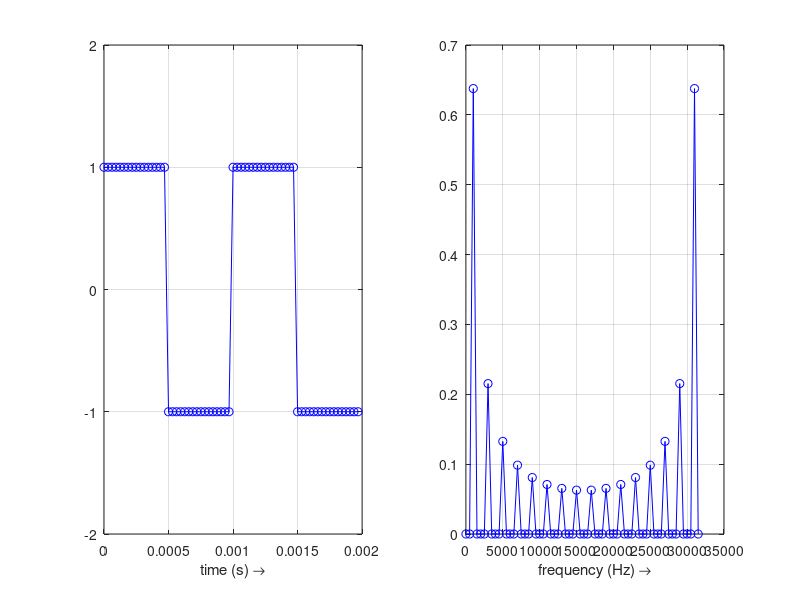
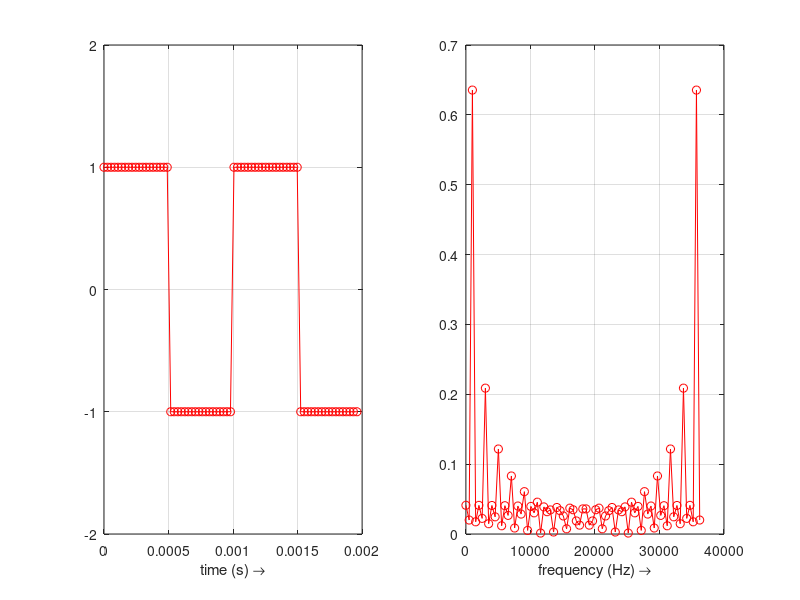
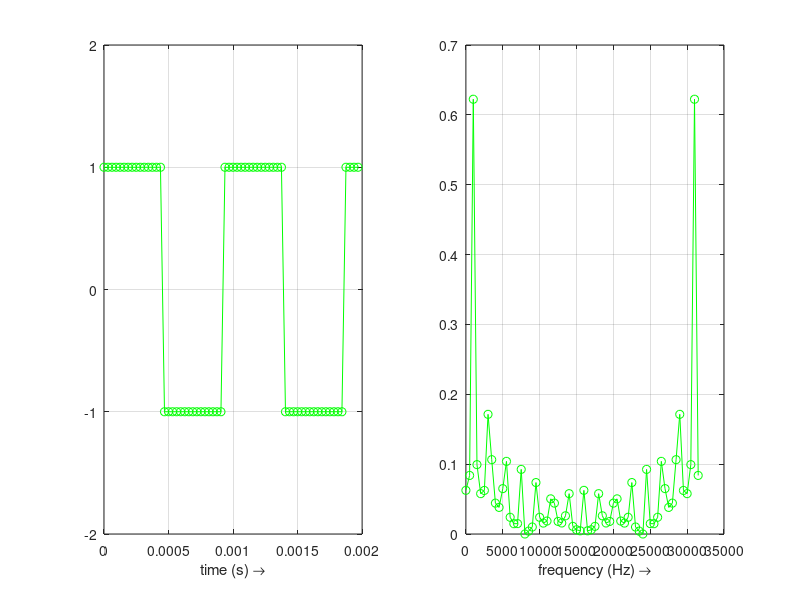
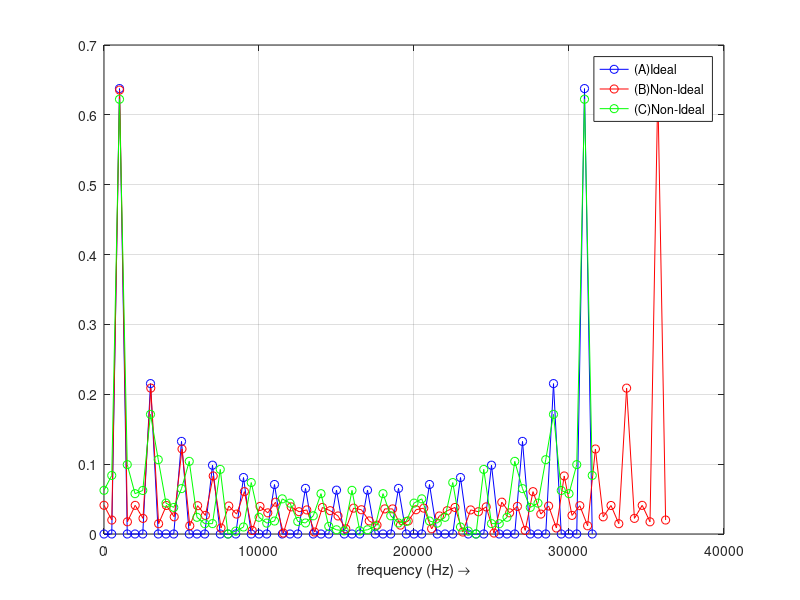

These charts were generated, in order, by the following MATLAB code: (Note: this script raises an error after producing the figures.)
% FFT Ideal versus Non-Ideal _ dqtm SiSy HS14
% Examples to see where "noise" arises
% ===========================
clear all, close all, clc


%%  (A) The ideal situation!
% You know the frequency of the input signal
% and can select the sampling frequency: Fs=M*fsig
% and the length of the observation window as N*Ts = P*Tsig
% ===========================
fsig = 1e3;
duty = 50;     % duty cycle for periodic square
M = 2^5;       % Number of sampling points per period of Fsig
P = 2;         % Length of observation window = 20*Period of input-signal

Fsa = M*fsig;    % sampling frequency is a multiple of the input-signal freq
Tsa = 1/Fsa;

Na = P*Fsa/fsig;   % Calculate number of points in buffer for FFT-Analysis
                   % N = P*Tsig/Ts = P*Fs/fsig
Tw = Na*Tsa;

aux = 0:1:Na-1;
ta = Tsa*aux;         % tstep*index-vector
fa = (Fsa/Na)*aux;     % fstep*index-vector

xa_t = square(2*pi*fsig*ta,duty);
Xa_f = (1/Na)*fft(xa_t);

figure('Name','(A) FFT in Ideal Situation')
subplot(121),plot(ta,xa_t,'-bo'),grid on,hold on
            xlabel('time (s) \rightarrow')
            ylim([-2 2])
subplot(122),plot(fa,abs(Xa_f),'-bo'),grid on,hold on
            xlabel('frequency (Hz) \rightarrow')
            
%%  Everything else: non-ideal situations!
% (B) Fs is not a multiple of fsig: (Fs) /= (M*fsig)
% (C) The observation window is not a multiple of Tsig: (N*Ts) /= (P*Tsig)
% (D) Both (Fs) /= (M*fsig) and (N*Ts) /= (P*Tsig)


%% (B) Fs is not a multiple of fsig: (Fs) /= (M*fsig)
Fsb = M*1.148*fsig; % sampling frequency is NOT multiple of the input-signal freq
Tsb = 1/Fsb;

Nb = round(Tw/Tsb);   % Calculate number of points in buffer for FFT-Analysis
                      % keeping length of observation window fix
aux = 0:1:Nb-1;
tb = Tsb*aux;         % tstep*index-vector
fb = (Fsb/Nb)*aux;     % fstep*index-vector

xb_t = square(2*pi*fsig*tb,duty);
Xb_f = (1/Nb)*fft(xb_t);

figure('Name','(B) FFT in Non-Ideal Situation : Fs not multiple of fsig')
subplot(121),plot(tb,xb_t,'-ro'),grid on,hold on
            xlabel('time (s) \rightarrow')
            ylim([-2 2])
subplot(122),plot(fb,abs(Xb_f),'-ro'),grid on,hold on
            xlabel('frequency (Hz) \rightarrow')


    
%% (C) The observation window is not a multiple of Tsig: (N*Ts) /= (P*Tsig)    

fsig_c = fsig*1.072;

Fsc = Fsa;    % sampling frequency is a multiple of the input-signal freq
Tsc = 1/Fsc;

Nc = round(Tw/Tsc);   % Calculate number of points in buffer for FFT-Analysis
                      % keeping length of observation window fix

aux = 0:1:Nc-1;
tc = Tsc*aux;         % tstep*index-vector
fc = (Fsc/Nc)*aux;     % fstep*index-vector

xc_t = square(2*pi*fsig_c*tc,duty);
Xc_f = (1/Nc)*fft(xc_t);

                % OPTION: use windowing
                % but only makes sense for long Tw, e.g P=10
% xcw_t = hann(length(tc))'.*xc_t;  
% Xcw_f = (1/Nc)*fft(xcw_t);


figure('Name','(C)FFT in Non-Ideal Situation : Tw not multiple of Tsig')
subplot(121),plot(tc,xc_t,'-go'),grid on,hold on
             %plot(tc,xcw_t,'-co')
            xlabel('time (s) \rightarrow')
            ylim([-2 2])
subplot(122),plot(fc,abs(Xc_f),'-go'),grid on,hold on
            %plot(fc,abs(Xcw_f),'-co')
            xlabel('frequency (Hz) \rightarrow')
            
%% ===========================            
% PLOT OF COMPARISONS            
% ============================
% Compare Spectra in Linear scale
figure('Name','Compare FFT Amplitude-Spectra in Linear scale')
    % (A) Ideal
    plot(fa,abs(Xa_f),'-bo'),grid on,hold on
    % (B) Non-Ideal
    plot(fb,abs(Xb_f),'-ro'),grid on,hold on
    % (C) Non-Ideal
    plot(fc,abs(Xc_f),'-go'),grid on,hold on
    xlabel('frequency (Hz) \rightarrow')
    legend({'(A)Ideal','(B)Non-Ideal','(C)Non-Ideal'})     
            
% Compare Spectra in dB scale
figure('Name','Compare FFT Amplitude-Spectra in dB scale')
    % (A) Ideal
    plot(fa,db(Xa_f),'-bo'),grid on,hold on
    % (B) Non-Ideal
    plot(fb,db(Xb_f),'-ro'),grid on,hold on
    % (C) Non-Ideal
    plot(fc,db(Xc_f),'-go'),grid on,hold on
    xlabel('frequency (Hz) \rightarrow')
    legend({'(A)Ideal','(B)Non-Ideal','(C)Non-Ideal'})              